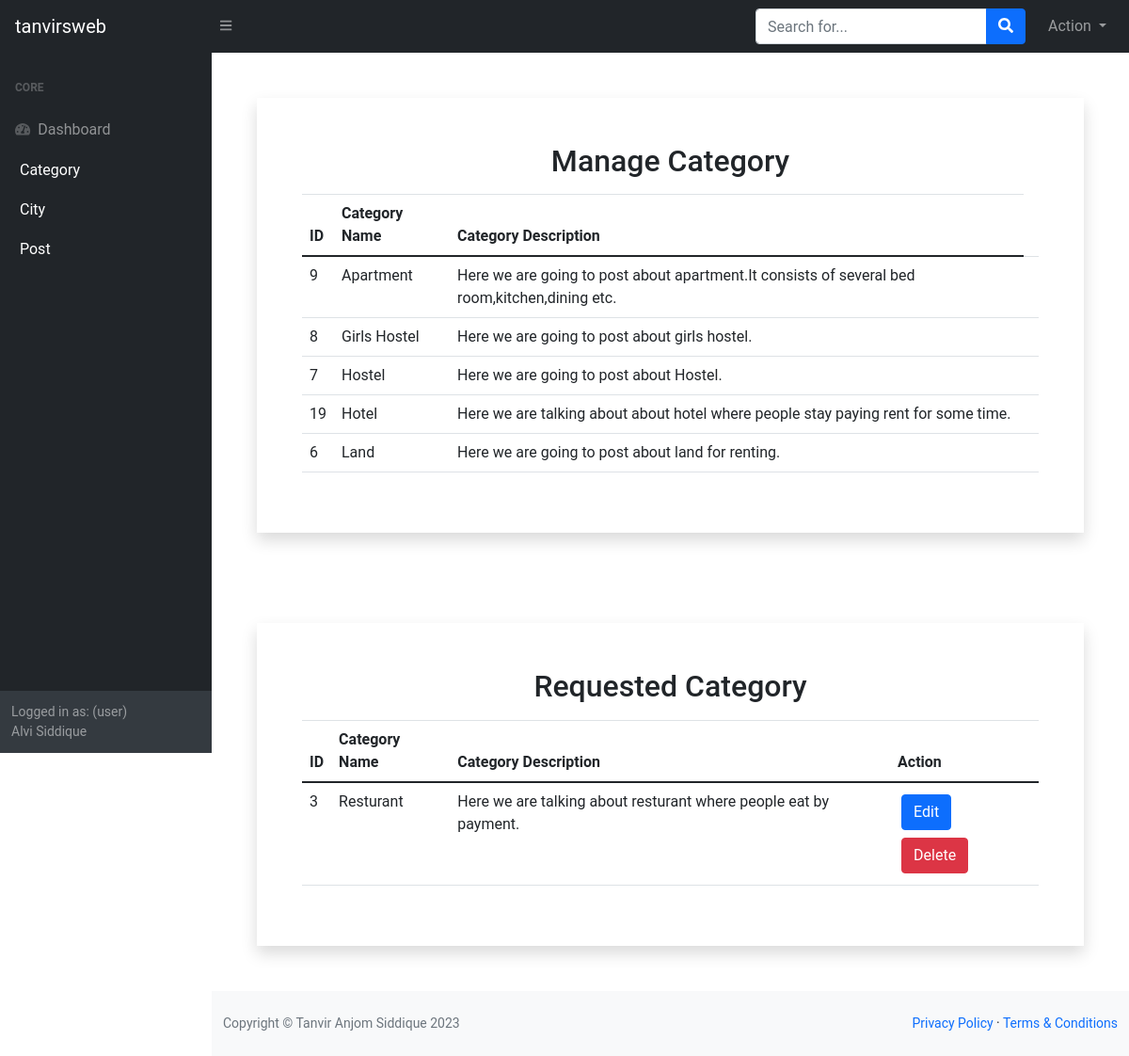
The app's page /Admin/manage_category.php (signed in) with its own data.
### tables this page shows
CREATE TABLE `category` (
  `cat_id` int(255) NOT NULL,
  `cat_name` text NOT NULL,
  `cat_des` text NOT NULL,
  `ctg_author_id` int(11) NOT NULL
);

CREATE TABLE `category_req` (
  `cat_id` int(255) NOT NULL,
  `cat_name` text NOT NULL,
  `cat_des` text NOT NULL,
  `ctg_author_id` int(11) NOT NULL
);

### Admin/manage_category.php (called while the page is built, shortened)
<?php
    include("template.php");
?>

### Admin/class/function.php (called while the page is built, shortened)
<?php
    class adminBlog{
        private $conn;
        public function __construct(){
            $dbhost='localhost';
            $dbuser='root';
            $dbpass='';
            $dbname='house_renting';
            $this->conn=mysqli_connect($dbhost,$dbuser,$dbpass,$dbname);
        }
        public function display_category(){
            $query="SELECT * FROM category ORDER BY cat_name";
            if(mysqli_query($this->conn,$query)){
                $category=mysqli_query($this->conn,$query);
                return $category;
            }
        }
        public function display_category_req(){
            $query="SELECT * FROM category_req ORDER BY cat_name";
            if(mysqli_query($this->conn,$query)){
                $category=mysqli_query($this->conn,$query);
                return $category;
            }
        }
    }
?>

### Admin/view/manage_category_view.php (the view, shortened to what this page needs)
<?php
    $catdata=$obj->display_category();
?>
<div class="shadow m-5 p-5">
    <h2 class="text-center mb-3">Manage Category</h2>
    <table class="table">
        <thead>
            <tr>
                <th>ID</th>
                <th>Category Name</th>
                <th>Category Description</th>
            </tr>
        </thead>
        <tbody>
            <?php
                foreach($catdata as $cat){ ?>
                <tr>
                    <td> <?php echo $cat['cat_id']; ?> </td>
                    <td> <?php echo $cat['cat_name']; ?> </td>
                    <td> <?php echo $cat['cat_des']; ?> </td>
                    <td>
                    </td>
                </tr>
            <?php } ?>
        </tbody>
    </table>
</div>
<div class="shadow m-5 p-5">
    <h2 class="text-center mb-3">Requested Category</h2>
    <table class="table">
        <thead>
            <tr>
                <th>ID</th>
                <th>Category Name</th>
                <th>Category Description</th>
                <th>Action</th>
            </tr>
        </thead>
        <tbody>
            <?php
            $catdata=$obj->display_category_req();
            foreach($catdata as $cat){ ?>
                <tr>
                    <td> <?php echo $cat['cat_id']; ?> </td>
                    <td> <?php echo $cat['cat_name']; ?> </td>
                    <td> <?php echo $cat['cat_des']; ?> </td>
                    <td>
                        <a href="edit_category.php?status=edtctgreq&&id=<?php echo $cat['cat_id']; ?>" class="btn btn-primary m-1">Edit</a>
                        <a href="?status=delctgreq&&delid=<?php echo $cat['cat_id']; ?>" class="btn btn-danger m-1">Delete</a>
                    </td>
                </tr>
            <?php } ?>
        </tbody>
    </table>
</div>

### Admin/css/dashboard.css (style rules this page uses)
body { font-family: 'Roboto', sans-serif; overflow-x: hidden; text-rendering: optimizeLegibility; -webkit-font-smoothing: antialiased; -moz-osx-font-smoothing: grayscale; }
a { text-decoration: none!important; }
h1,h2,h3,h4,h5,h6 { margin: 0px; }

### records on screen
category: cat_id "9", cat_name "Apartment", cat_des "Here we are going to post about apartment.It consists of several bed room,kitchen,dining etc."
category: cat_id "8", cat_name "Girls Hostel", cat_des "Here we are going to post about girls hostel."
category: cat_id "7", cat_name "Hostel", cat_des "Here we are going to post about Hostel."
category: cat_id "19", cat_name "Hotel", cat_des "Here we are talking about about hotel where people stay paying rent for some time."
category: cat_id "6", cat_name "Land", cat_des "Here we are going to post about land for renting."
category_req: cat_id "3", cat_name "Resturant", cat_des "Here we are talking about resturant where people eat by payment."

### other values on screen
$_SESSION['person'] "user"
$_SESSION['person_name'] "Alvi Siddique"
